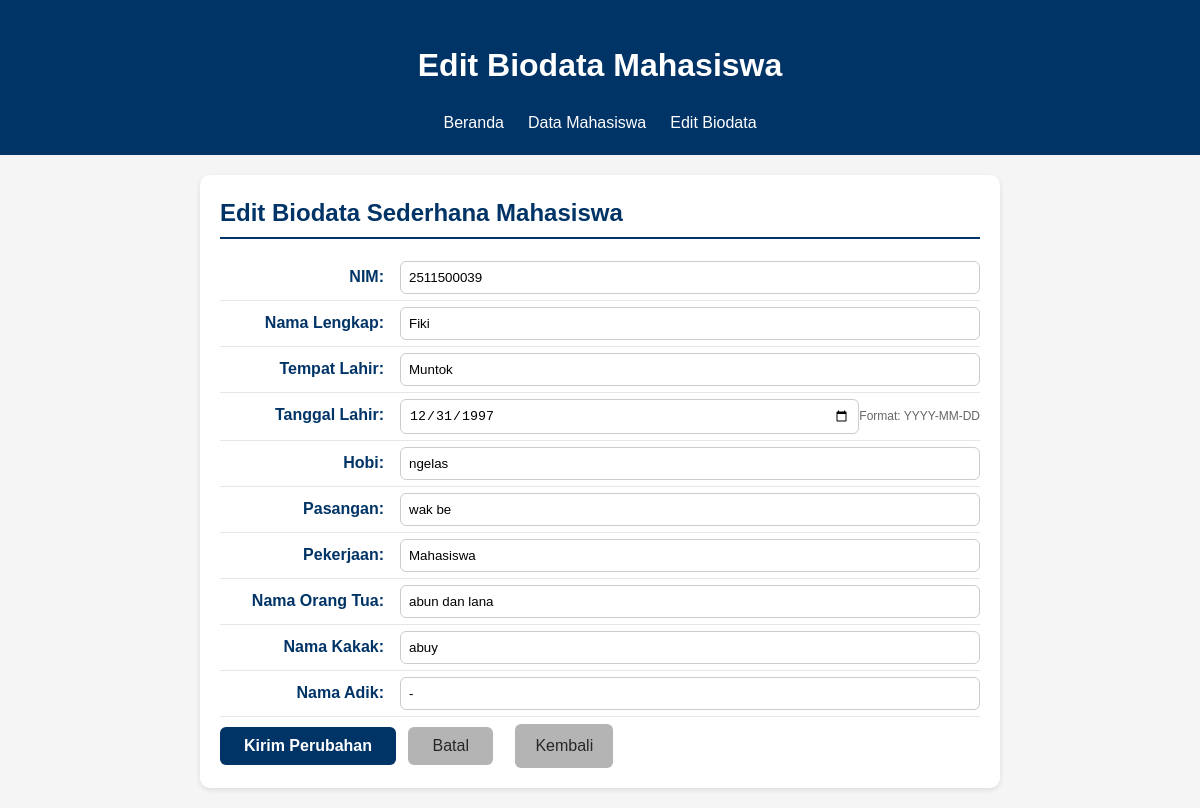
The page /pertemuan-15/edit_identitas_mahasiswa.php?cmid=2 on the database its author committed.
### tables this page shows
CREATE TABLE `tbl_identitas_mahasiswa` (
  `cmid` int(11) NOT NULL,
  `cnim` varchar(20) NOT NULL,
  `cnama` varchar(100) NOT NULL,
  `ctempat_lahir` varchar(50) NOT NULL,
  `ctanggal_lahir` date NOT NULL,
  `chobi` varchar(100) NOT NULL,
  `cpasangan` varchar(50) DEFAULT NULL,
  `cpekerjaan` varchar(50) DEFAULT NULL,
  `cnama_ortu` varchar(100) NOT NULL,
  `cnama_kakak` varchar(100) DEFAULT NULL,
  `cnama_adik` varchar(100) DEFAULT NULL,
  `dcreated_at` timestamp NULL DEFAULT CURRENT_TIMESTAMP,
  `dupdated_at` timestamp NULL DEFAULT CURRENT_TIMESTAMP ON UPDATE CURRENT_TIMESTAMP
);

### pertemuan-15/edit_identitas_mahasiswa.php (the view, shortened to what this page needs)
<?php
require 'koneksi.php';
$cmid = filter_input(INPUT_GET, 'cmid', FILTER_VALIDATE_INT, [
    'options' => ['min_range' => 1]
]);
$stmt = mysqli_prepare($conn, "SELECT * FROM tbl_identitas_mahasiswa WHERE cmid = ? LIMIT 1");
mysqli_stmt_bind_param($stmt, "i", $cmid);
mysqli_stmt_execute($stmt);
$res = mysqli_stmt_get_result($stmt);
$row = mysqli_fetch_assoc($res);
$nim = $row['cnim'] ?? '';
$nama = $row['cnama'] ?? '';
$tempat_lahir = $row['ctempat_lahir'] ?? '';
$tanggal_lahir = date('Y-m-d', strtotime($row['ctanggal_lahir'])) ?? '';
$hobi = $row['chobi'] ?? '';
$pasangan = $row['cpasangan'] ?? '';
$pekerjaan = $row['cpekerjaan'] ?? '';
$nama_ortu = $row['cnama_ortu'] ?? '';
$nama_kakak = $row['cnama_kakak'] ?? '';
$nama_adik = $row['cnama_adik'] ?? '';
?>
<!DOCTYPE html>
<html lang="id">
<head>
    <link rel="stylesheet" href="style.css">
</head>
<body>
    <header>
        <h1>Edit Biodata Mahasiswa</h1>
        <nav>
            <ul>
                <li><a href="index.php">Beranda</a></li>
                <li><a href="read_identitas_mahasiswa.php">Data Mahasiswa</a></li>
                <li><a href="edit">Edit Biodata</a></li>
            </ul>
        </nav>
    </header>
    <main>
        <section id="biodata" style="max-width: 800px; margin: 20px auto;">
            <h2>Edit Biodata Sederhana Mahasiswa</h2>
            <form action="update_identitas_mahasiswa.php" method="POST">
                <label for="txtNimEdit"><span>NIM:</span>
                    <input type="text" id="txtNimEdit" name="txtNim"
                        value="<?= htmlspecialchars($nim); ?>" readonly>
                </label>
                <label for="txtNmLengkapEdit"><span>Nama Lengkap:</span>
                    <input type="text" id="txtNmLengkapEdit" name="txtNmLengkap"
                        placeholder="Masukkan Nama Lengkap" required
                        value="<?= htmlspecialchars($nama); ?>">
                </label>
                <label for="txtT4LhrEdit"><span>Tempat Lahir:</span>
                    <input type="text" id="txtT4LhrEdit" name="txtT4Lhr"
                        placeholder="Masukkan Tempat Lahir" required
                        value="<?= htmlspecialchars($tempat_lahir); ?>">
                </label>
                <label for="txtTglLhrEdit"><span>Tanggal Lahir:</span>
                    <input type="date" id="txtTglLhrEdit" name="txtTglLhr"
                        required value="<?= htmlspecialchars($tanggal_lahir); ?>">
                    <small style="color: #666; font-size: 12px;">Format: YYYY-MM-DD</small>
                </label>
                <label for="txtHobiEdit"><span>Hobi:</span>
                    <input type="text" id="txtHobiEdit" name="txtHobi"
                        placeholder="Masukkan Hobi" required
                        value="<?= htmlspecialchars($hobi); ?>">
                </label>
                <label for="txtPasanganEdit"><span>Pasangan:</span>
                    <input type="text" id="txtPasanganEdit" name="txtPasangan"
                        placeholder="Masukkan Pasangan"
                        value="<?= htmlspecialchars($pasangan); ?>">
                </label>
                <label for="txtKerjaEdit"><span>Pekerjaan:</span>
                    <input type="text" id="txtKerjaEdit" name="txtKerja"
                        placeholder="Masukkan Pekerjaan"
                        value="<?= htmlspecialchars($pekerjaan); ?>">
                </label>
                <label for="txtNmOrtuEdit"><span>Nama Orang Tua:</span>
                    <input type="text" id="txtNmOrtuEdit" name="txtNmOrtu"
                        placeholder="Masukkan Nama Orang Tua" required
                        value="<?= htmlspecialchars($nama_ortu); ?>">
                </label>
                <label for="txtNmKakakEdit"><span>Nama Kakak:</span>
                    <input type="text" id="txtNmKakakEdit" name="txtNmKakak"
                        placeholder="Masukkan Nama Kakak"
                        value="<?= htmlspecialchars($nama_kakak); ?>">
                </label>
                <label for="txtNmAdikEdit"><span>Nama Adik:</span>
                    <input type="text" id="txtNmAdikEdit" name="txtNmAdik"
                        placeholder="Masukkan Nama Adik"
                        value="<?= htmlspecialchars($nama_adik); ?>">
                </label>
                <button type="submit">Kirim Perubahan</button>
                <button type="reset">Batal</button>
                <a href="read_identitas_mahasiswa.php" style="background-color: #b4b4b4; color: #272727;
                   padding: 10px 20px; border-radius: 6px; text-decoration: none;
                   display: inline-block; margin-left: 10px;">
                    Kembali
                </a>
            </form>
        </section>
    </main>
</body>
</html>

### pertemuan-15/style.css (style rules this page uses)
* { box-sizing: border-box; }
body { margin: 0; font-family: Arial, sans-serif; background: #f5f5f5; color: #333; line-height: 1.5; }
header { background: #003366; color: #fff; padding: 20px; text-align: center; }
header ul { display: flex; justify-content: center; list-style: none; padding: 0; margin: 10px 0 0; }
header li a { color: #fff; text-decoration: none; padding: 6px 12px; }
#home, #about, #contact, #biodata { background-color: #ffffff; border-radius: 10px; padding: 20px; max-width: 700px; margin: 20px auto; box-shadow: 0 2px 5px rgba(0, 0, 0, 0.1); }
#home h2, #about h2, #contact h2, #biodata h2 { color: #003366; border-bottom: 2px solid #003366; padding-bottom: 6px; margin-top: 0; margin-bottom: 16px; }
#about p, #contact p, #contact label, #biodata label { display: flex; justify-content: flex-start; align-items: baseline; margin: 0; padding: 6px 0; border-bottom: 1px solid #e6e6e6; }
#about strong, #contact strong, #contact label>span, #biodata label>span { min-width: 180px; color: #003366; font-weight: 600; text-align: right; padding-right: 16px; flex-shrink: 0; }
#contact input, #contact textarea, #biodata input { flex: 1; border: 1px solid #ccc; border-radius: 6px; padding: 8px; color: #000; font-weight: normal; margin: 0; box-sizing: border-box; }
#contact button, #biodata button { margin-top: 10px; display: inline-block; padding: 10px 24px; font-size: 16px; border-radius: 6px; cursor: pointer; border: none; transition: all 0.3s ease; margin-right: 8px; }
#contact button[type="submit"], #biodata button[type="submit"] { background-color: #003366; color: #fff; font-weight: 600; }
#contact button[type="reset"], #biodata button[type="reset"] { background-color: #b4b4b4; color: #272727; font-weight: 500; }

### rows shown on the page
tbl_identitas_mahasiswa: txtNim "2511500039", txtNmLengkap "Fiki", txtT4Lhr "Muntok", txtTglLhr "12/31/1997", txtHobi "ngelas", txtPasangan "wak be", txtKerja "Mahasiswa", txtNmOrtu "abun dan lana", txtNmKakak "abuy", txtNmAdik "-"
